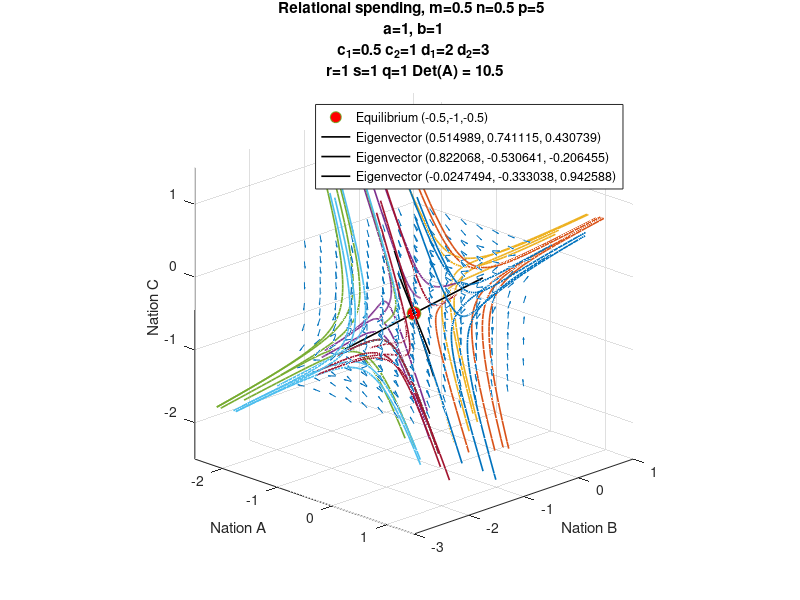

MATLAB code for this plot:
m = 0.5; n=0.5; p=5;
a = 1; b = 1; c_1 =0.5; c_2=1; d_1=2;d_2=3;
A = [-m,b,c_1;a,-n,d_1; c_2,d_2,-p];
r=1;
s=1;
q=1;
w = [r;s;q];
x_star = -inv(A)*w;
theta = linspace(-pi/2,pi/2,8);
theta(end)=[];
phi = linspace(0,2*pi,8);
phi(end)=[];
[THETA,PHI] = meshgrid(theta,phi);
[x,y,z] = sph2cart(PHI,THETA,1);
ini = [x(:), y(:), z(:)]+x_star';
sys = @(A,w,v) A*v+w;
[vecs, lambda] = eig(A);
[X,Y,Z] = meshgrid(linspace(-1,1,8));
X = X + x_star(1);
Y = Y + x_star(2);
Z = Z + x_star(3);
U = A(1,1)*X + A(1,2)*Y + A(1,3)*Z + w(1);
V = A(2,1)*X + A(2,2)*Y + A(2,3)*Z + w(2);
W = A(3,1)*X + A(3,2)*Y + A(3,3)*Z + w(3);
L = sqrt(U.^2 + V.^2 + W.^2);
fig = figure();
colors = lines(size(ini,1));

hold on;
l = [-1, 1];
l1 = x_star+vecs(:,1)*l;
L1=plot3(l1(1,:),l1(2,:),l1(3,:),'k','DisplayName',...
sprintf('Eigenvector (%g, %g, %g)',vecs(1,1),vecs(2,1),vecs(3,1)),...
'LineWidth',1.2);
l2 = x_star+vecs(:,2)*l;
L2=plot3(l2(1,:),l2(2,:),l2(3,:),'k','DisplayName',...
sprintf('Eigenvector (%g, %g, %g)',vecs(1,2),vecs(2,2),vecs(3,2)),...
'LineWidth',1.2);
l3 = x_star+vecs(:,3)*l;
L3=plot3(l3(1,:),l3(2,:),l3(3,:),'k','DisplayName',...
sprintf('Eigenvector (%g, %g, %g)',vecs(1,3),vecs(2,3),vecs(3,3)),...
'LineWidth',1.2);
%pl = @(x, y) (m / c_2) * x + (-a / c_2) * y;
%ezsurf(pl,[-1,1]);
%pl = @(x,y) (-b/d_2)*x + (n/d_2)*y;
%ezsurf(pl,[-1,1]);
%pl = @(x,y) (c_1/p)*x + (d_1/p)*y;
%ezsurf(pl,[-1,1]);
quiver3(X,Y,Z,0.1*(U./L),0.1*(V./L),0.1*(W./L),0);
for k=1:size(ini,1)
  y_0 = ini(k,:)';
  [~,yf] = ode45(@(t,v) sys(A,w,v), [0,1], y_0);
  [~,yb] = ode45(@(t,v) sys(A,w,v), [0,-1], y_0);
  plot3(yf(:,1),yf(:,2),yf(:,3),'Color',colors(k,:),'LineWidth',1.2);
  plot3(yb(:,1),yb(:,2),yb(:,3),'Color',colors(k,:),'LineWidth',1.2);
endfor
eq=plot3(x_star(1),x_star(2),x_star(3),'o','MarkerSize',10,
'MarkerFaceColor','r','DisplayName',
sprintf('Equilibrium (%g,%g,%g)',x_star(1),x_star(2),x_star(3)));
view(45,20);
title(...
sprintf("Relational spending, m=%g n=%g p=%g \n a=%g, b=%g \n c_1=%g c_2=%g d_1=%g d_2=%g \n r=%g s=%g q=%g Det(A) = %g",
m,n,p,a,b,c_1,c_2,d_1,d_2,r,s,q,det(A)));
xlabel("Nation A");
ylabel("Nation B");
zlabel("Nation C");
axis equal; grid on;
xlim([-2,2]+x_star(1));
ylim([-2,2]+x_star(2));
zlim([-2,2]+x_star(3));
legend([eq,L1,L2,L3]);
hold off;
print(fig,sprintf('figures/richardson_3D_%g_%g_%g.png',r,s,q),
'-dpng', '-S1300,1300');
%close(fig);
